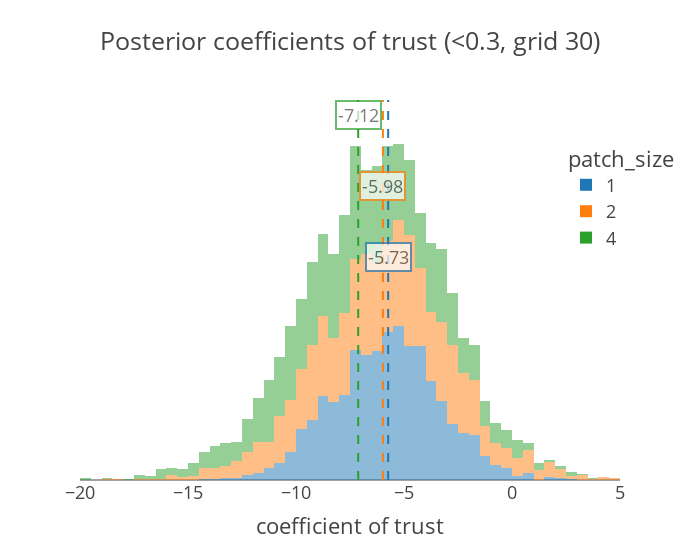

Here is the notebook cell this chart was saved with:
### Code cell
plot_coefs(sample30l, "<0.3", 30)

### Figure 1 — Plotly figure (JSON) as saved in the notebook; plotly's stock layout.template omitted (floating-point values rounded to 4 significant figures; data arrays with more than 128 entries replaced by an {"elided": "..."} marker saying what was removed)
{"data": [{"alignmentgroup": "True", "bingroup": "x", "hovertemplate": "patch_size=1<br>coefficient of trust=%{x}<br>count=%{y}<extra></extra>", "legendgroup": "1", "marker": {"color": "#1F77B4", "opacity": 0.5, "pattern": {"shape": ""}}, "name": "1", "nbinsx": 90, "offsetgroup": "1", "orientation": "v", "showlegend": true, "type": "histogram", "x": {"elided": "2000 float values"}, "xaxis": "x", "yaxis": "y"}, {"alignmentgroup": "True", "bingroup": "x", "hovertemplate": "patch_size=2<br>coefficient of trust=%{x}<br>count=%{y}<extra></extra>", "legendgroup": "2", "marker": {"color": "#FF7F0E", "opacity": 0.5, "pattern": {"shape": ""}}, "name": "2", "nbinsx": 90, "offsetgroup": "2", "orientation": "v", "showlegend": true, "type": "histogram", "x": {"elided": "2000 float values"}, "xaxis": "x", "yaxis": "y"}, {"alignmentgroup": "True", "bingroup": "x", "hovertemplate": "patch_size=4<br>coefficient of trust=%{x}<br>count=%{y}<extra></extra>", "legendgroup": "4", "marker": {"color": "#2CA02C", "opacity": 0.5, "pattern": {"shape": ""}}, "name": "4", "nbinsx": 90, "offsetgroup": "4", "orientation": "v", "showlegend": true, "type": "histogram", "x": {"elided": "2000 float values"}, "xaxis": "x", "yaxis": "y"}], "layout": {"annotations": [{"bgcolor": "white", "bordercolor": "#1f77b4", "borderwidth": 2, "opacity": 0.7, "showarrow": false, "text": "-5.73", "x": -5.733, "y": 250}, {"bgcolor": "white", "bordercolor": "#ff7f0e", "borderwidth": 2, "opacity": 0.7, "showarrow": false, "text": "-5.98", "x": -5.977, "y": 330}, {"bgcolor": "white", "bordercolor": "#2ca02c", "borderwidth": 2, "opacity": 0.7, "showarrow": false, "text": "-7.12", "x": -7.12, "y": 410}], "barmode": "relative", "legend": {"title": {"text": "patch_size"}, "tracegroupgap": 0, "x": 0.9, "xanchor": "left", "y": 0.9, "yanchor": "top"}, "shapes": [{"line": {"color": "#1f77b4", "dash": "dash"}, "name": "Median (-5.732514381408691)", "type": "line", "x0": -5.733, "x1": -5.733, "xref": "x", "y0": 0, "y1": 1, "yref": "y domain"}, {"line": {"color": "#ff7f0e", "dash": "dash"}, "name": "Median (-5.976569175720215)", "type": "line", "x0": -5.977, "x1": -5.977, "xref": "x", "y0": 0, "y1": 1, "yref": "y domain"}, {"line": {"color": "#2ca02c", "dash": "dash"}, "name": "Median (-7.120022296905518)", "type": "line", "x0": -7.12, "x1": -7.12, "xref": "x", "y0": 0, "y1": 1, "yref": "y domain"}], "title": {"text": "Posterior coefficients of trust (<0.3, grid 30)"}, "width": 700, "xaxis": {"anchor": "y", "domain": [0, 1], "range": [-20, 5], "showgrid": false, "title": {"text": "coefficient of trust"}}, "yaxis": {"anchor": "x", "domain": [0, 1], "showgrid": false, "showticklabels": false, "title": {"text": ""}}}}
